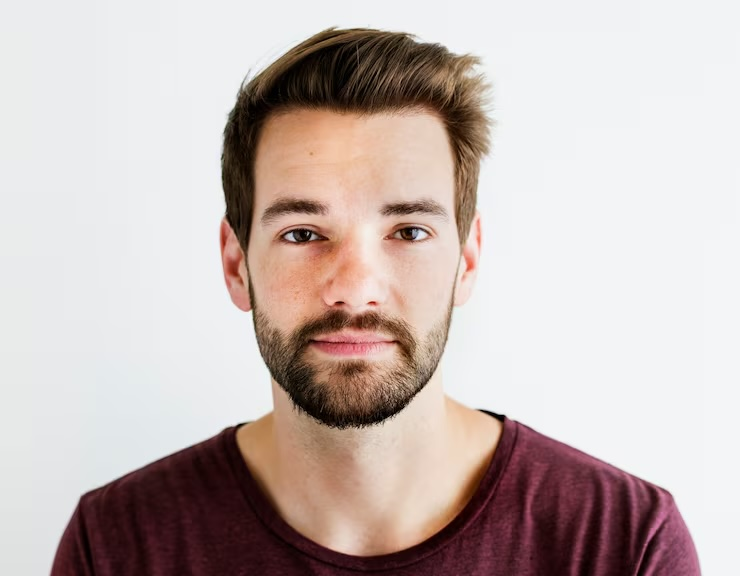
#> input picture create_image_transf_examples/workspace/in.jpg, 740 x 576 px
$ python stitch_grid.py
#> lines starting #> are read from the running program, lines starting #| are printed output that depends on the picture
import os
import math
import textwrap
import matplotlib.pyplot as plt
import matplotlib.image as mpimg

def main():
    # Dictionary mapping the filenames to clean, publication-ready labels
    images_to_plot = {
        "in.jpg": "Original (No Transformation)",
        "out_videobalance.jpg": "Video Balance (Saturation/Hue)",
        "out_exclusion.jpg": "Exclusion (Color Inversion)",
        "out_agingtv.jpg": "Aging TV (Vintage/Noise)",
        "out_smooth.jpg": "Smooth (Spatial Blur)",
        "out_mirror.jpg": "Mirror (Horizontal Flip)",
        "out_coloreffects.jpg": "Color Effects (Sepia)",
        #"out_chromahold.jpg": "Chroma Hold (Isolate Red)",
        "out_segmentation.jpg": "Segmentation (Alpha Custom)",
        "out_facedetect.jpg": "Face Detect (Bounding Ellipse)",
        "out_faceblur.jpg": "Face Blur (Anonymization)",
        "out_edgedetect.jpg": "Edge Detect (Canny Features)",
        "out_textoverlay.jpg": "Text Overlay (Cognitive Priming)",
        "out_timeoverlay.jpg": "Time Overlay (Time Pressure)",
        "out_videocrop.jpg": "Video Crop (Zoom/Proximity)",
        "out_aspectratiocrop.jpg": "Aspect Ratio Crop (1:1)",
        "out_gaussianblur.jpg": "Gaussian Blur (Visual Degradation)",
        "out_vertical_flip.jpg": "Vertical Flip (Face Inversion)",
        "out_edgetv.jpg": "Edge TV (Kinematic Focus)",
        "out_grayscale.jpg": "Grayscale (Colorblindness Sim.)",
        "out_radioactv.jpg": "Radioactive (Sensory Disruption)",
        "out_bulge.jpg": "Bulge (Morphological Distention)",
        "out_pinch.jpg": "Pinch (Morphological Shrinking)",
        "out_twirl.jpg": "Twirl (Morphological Twisting)",
        "out_fisheye.jpg": "Fisheye (Optical Distortion)",
        "out_solarize.jpg": "Solarize (High Contrast Negative)"
    }

    # Filter out any images that didn't generate properly
    available_images = {k: v for k, v in images_to_plot.items() if os.path.exists(k)}

    num_images = len(available_images)
    print(f"Found {num_images} images to stitch.")

    # Determine grid size
    cols = 5
    rows = math.ceil(num_images / cols)

    # UPDATED: Increased figure size slightly to give more room per column
    fig, axes = plt.subplots(rows, cols, figsize=(4 * cols, 4.5 * rows))
    axes = axes.flatten()

    for idx, (filename, label) in enumerate(available_images.items()):
        ax = axes[idx]
        try:
            img = mpimg.imread(filename)
#> img is the input picture: shape (576, 740, 3); mean R, G, B 198.1, 184.3, 181
            ax.imshow(img)

            # UPDATED: Wrap the text after 22 characters so it doesn't overlap horizontally
            wrapped_label = "\n".join(textwrap.wrap(label, width=15))
            ax.set_title(wrapped_label, fontsize=24, pad=12, fontweight='bold', ha='center')
        except Exception as e:
            print(f"Error loading {filename}: {e}")

        # Remove axis ticks and borders for a clean look
        ax.axis('off')

    # Turn off any unused subplots in the grid
    for i in range(num_images, len(axes)):
        axes[i].axis('off')
#> this loop made 4 passes

    # UPDATED: Added explicit width and height padding between subplots
    plt.tight_layout(w_pad=2.0, h_pad=2.0)

    # Save as a high-res PDF and PNG for the manuscript
    output_pdf = "imgs/Figure_DuckSoup_Transformations.pdf"
    output_png = "imgs/Figure_DuckSoup_Transformations.png"

    plt.savefig(output_pdf, dpi=300, bbox_inches='tight')
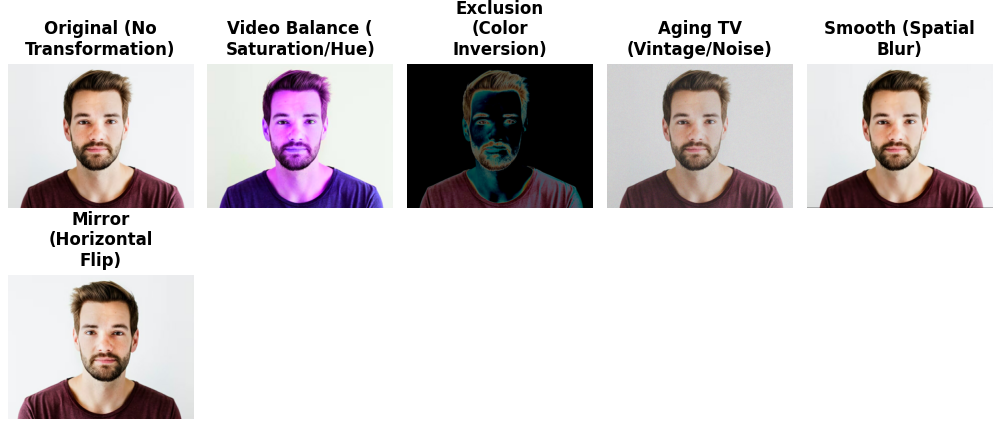
#> figure drawn by matplotlib, 6 panels
    plt.savefig(output_png, dpi=300, bbox_inches='tight')

    print(f"Successfully saved grid to {output_pdf} and {output_png}!")

if __name__ == '__main__':
    main()
